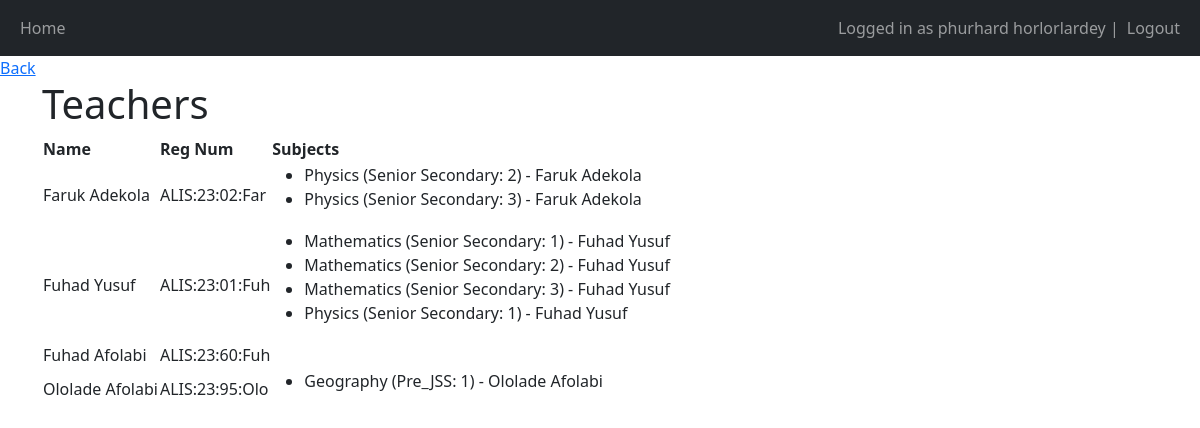
The app's page /teachers/ (signed in) with its own data.
### main/models.py (models this page shows, shortened)
class CustomUser(AbstractUser):
    other_name = models.CharField(max_length=255, default='', null=True)
    reg_num = models.CharField(max_length=255, unique=True)
    username = None
    phone_number = models.CharField(max_length=20)
    created_on = models.DateTimeField(auto_now_add=True)
    updated_on = models.DateTimeField(auto_now=True)
    def get_full_name(self):
        return f"{self.first_name} {self.last_name}"
    def __str__(self):
        return self.get_full_name()
    class Meta:
        ordering = ['first_name']
    objects = CustomUserManager()
    USERNAME_FIELD = 'reg_num'
    REQUIRED_FIELDS = []

class Teacher(CustomUser):
    level = models.IntegerField(verbose_name='worker_level', default=1)
    salary = models.DecimalField(max_digits=6, decimal_places=2, default=0.00)
    def __str__(self):
        return self.get_full_name()
    class Meta:
        db_table = 'Teacher'

class Subject(models.Model):
    subject_name = models.CharField(max_length=100)
    subject_class = models.ForeignKey("Grade", related_name='subjects', on_delete=models.CASCADE, default=None)
    teacher_name = models.ForeignKey("Teacher", on_delete=models.SET_NULL, null=True, default=None)
    created_on = models.DateTimeField(auto_now_add=True)
    updated_on = models.DateTimeField(auto_now=True)
    class Meta:
        ordering = ['subject_name']
    def __str__(self):
        return f'{self.subject_name} ({self.subject_class}) - {self.teacher_name}'

class Grade(models.Model):
    CLASS_SEGMENT = [
        ('Pre_JSS', 'Pre_JSS'),
        ('Nursery', 'Nursery'),
        ('Primary', 'Primary'),
        ('Junior Secondary', 'Junior Secondary'),
        ('Senior Secondary', 'Senior Secondary'),
        ]
    category = models.CharField(max_length=200, choices=CLASS_SEGMENT, default="Nursery", null=True)
    name = models.IntegerField()
    def __str__(self):
        return f'{self.category}: {self.name}'

### Staff/views.py (the view)
# urls.py: path('teachers/', views.teachers_list, name='teacher_list'),
@login_required
def teachers_list(request):
    if request.user.is_superuser and request.user.is_authenticated:
        all_teachers = Teacher.objects.all()
        return render(request, 'Staff/allTeachers.html', {'teachers': all_teachers})
    else:
        """Return to profile page"""
        return redirect('/staff')

### Staff/templates/Staff/allTeachers.html
{% extends 'main/base.html' %}
{% block content %}
<h1>Teachers</h1>
{% if teachers %}
<table>
    <thead>
        <th>Name</th>
        <th>Reg Num</th>
        <th>Subjects</th>
    </thead>
{% for teacher in teachers %}
    <tr>
        <td>{{ teacher.get_full_name }}</td>
        <td>{{ teacher.reg_num }}</td>
        <td>
            <ul>
            {% for subject in teacher.subject_set.all%}
                <li>{{ subject }}</li>
            {% endfor %}
            </ul>
        </td>
    </tr>
{% endfor %}
</table>
{% endif %}
{% endblock %}

### main/templates/main/base.html (shortened to what this page needs)
{% load crispy_forms_tags %}
<!DOCTYPE html>
<html lang="en">
<head>
    <link href="https://cdn.jsdelivr.net/npm/bootstrap@5.1.3/dist/css/bootstrap.min.css" rel="stylesheet">
</head>
<body>
    <nav class="navbar navbar-expand-lg navbar-dark bg-dark">
        <div class="container-fluid">
            <div>
                <ul class="navbar-nav">
                    <li class="nav-item">
                        <a class="nav-link" href="/">Home</a>
                    </li>
                </ul>
            </div>
            <div>
                <ul class="navbar-nav">
                    {% if user.is_authenticated %}
                    <span class="navbar-text">Logged in as {{user}} | </span>
                    <li class="nav-item">
                        <a class="nav-link" href="/logout">Logout</a>
                    </li>
                    {% else %}
                    <li class="nav-item">
                        <a class="nav-link" href="/login">Login</a>
                    </li>
                    {% endif %}
                </ul>
            </div>
        </div>
    </nav>
    <a href="javascript:history.back()">Back</a>
    <div class="container">
        {% block content %}
        {% endblock %}
    </div>
</body>
</html>

### records on screen
CustomUser: first_name+last_name "phurhard horlorlardey"
Teacher: get_full_name "Faruk Adekola", reg_num "ALIS:23:02:Far"
Subject: subject_name+subject_class+teacher_name "Physics (Senior Secondary: 2) - Faruk Adekola"
Subject: subject_name+subject_class+teacher_name "Physics (Senior Secondary: 3) - Faruk Adekola"
Teacher: get_full_name "Fuhad Yusuf", reg_num "ALIS:23:01:Fuh"
Subject: subject_name+subject_class+teacher_name "Mathematics (Senior Secondary: 1) - Fuhad Yusuf"
Subject: subject_name+subject_class+teacher_name "Mathematics (Senior Secondary: 2) - Fuhad Yusuf"
Subject: subject_name+subject_class+teacher_name "Mathematics (Senior Secondary: 3) - Fuhad Yusuf"
Subject: subject_name+subject_class+teacher_name "Physics (Senior Secondary: 1) - Fuhad Yusuf"
Teacher: get_full_name "Fuhad Afolabi", reg_num "ALIS:23:60:Fuh"
Teacher: get_full_name "Ololade Afolabi", reg_num "ALIS:23:95:Olo"
Subject: subject_name+subject_class+teacher_name "Geography (Pre_JSS: 1) - Ololade Afolabi"
